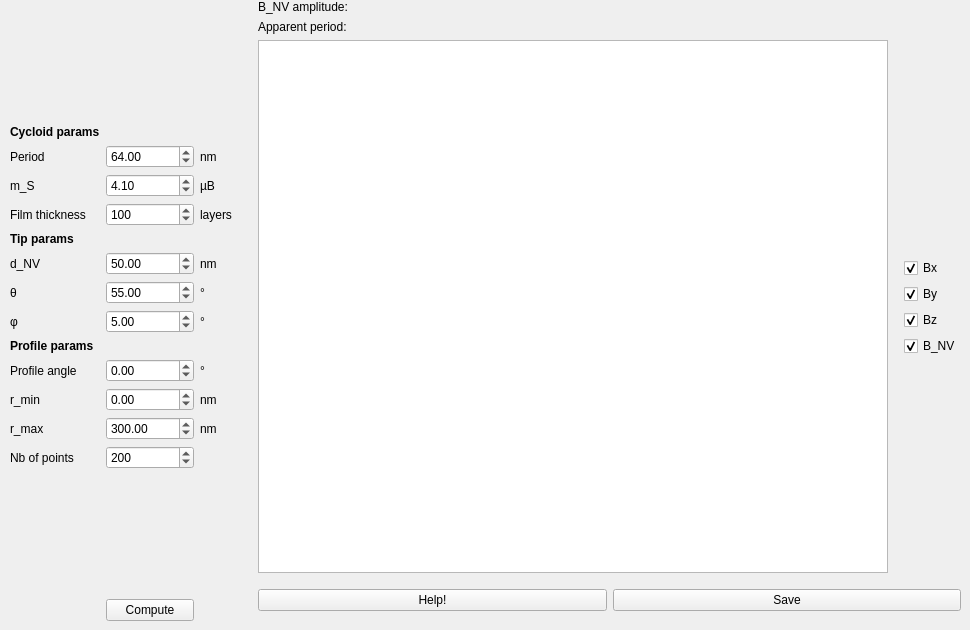
    <widget class="QWidget" name="tab_3">
     <attribute name="title">
      <string>111, type 1, P oop</string>
     </attribute>
     <widget class="QWidget" name="horizontalLayoutWidget_5">
      <property name="geometry">
       <rect>
        <x>0</x>
        <y>0</y>
        <width>961</width>
        <height>621</height>
       </rect>
      </property>
      <layout class="QHBoxLayout" name="horizontalLayout_7">
       <property name="leftMargin">
        <number>0</number>
       </property>
       <item>
        <layout class="QGridLayout" name="gridLayout_4">
         <property name="leftMargin">
          <number>10</number>
         </property>
         <property name="rightMargin">
          <number>10</number>
         </property>
         <item row="10" column="0">
          <widget class="QLabel" name="label_63">
           <property name="font">
            <font>
             <weight>75</weight>
             <bold>true</bold>
            </font>
           </property>
           <property name="text">
            <string>Profile params</string>
           </property>
          </widget>
         </item>
         <item row="2" column="2">
          <widget class="QLabel" name="label_41">
           <property name="text">
            <string>nm</string>
           </property>
          </widget>
         </item>
         <item row="4" column="2">
          <widget class="QLabel" name="label_36">
           <property name="text">
            <string>layers</string>
           </property>
          </widget>
         </item>
         <item row="4" column="1">
          <widget class="QSpinBox" name="t_111_spinBox">
           <property name="locale">
            <locale language="English" country="UnitedStates"/>
           </property>
           <property name="maximum">
            <number>999999</number>
           </property>
           <property name="value">
            <number>100</number>
           </property>
           <property name="displayIntegerBase">
            <number>10</number>
           </property>
          </widget>
         </item>
         <item row="3" column="1">
          <widget class="QDoubleSpinBox" name="mS_111_doubleSpinBox">
           <property name="locale">
            <locale language="English" country="UnitedStates"/>
           </property>
           <property name="value">
            <double>4.100000000000000</double>
           </property>
          </widget>
         </item>
         <item row="9" column="0">
          <widget class="QLabel" name="label_42">
           <property name="text">
            <string>φ</string>
           </property>
          </widget>
         </item>
         <item row="3" column="2">
          <widget class="QLabel" name="label_35">
           <property name="text">
            <string>µB</string>
           </property>
          </widget>
         </item>
         <item row="13" column="2">
          <widget class="QLabel" name="label_68">
           <property name="text">
            <string>nm</string>
           </property>
          </widget>
         </item>
         <item row="9" column="1">
          <widget class="QDoubleSpinBox" name="phi_111_doubleSpinBox">
           <property name="locale">
            <locale language="English" country="UnitedStates"/>
           </property>
           <property name="minimum">
            <double>-360.000000000000000</double>
           </property>
           <property name="maximum">
            <double>360.000000000000000</double>
           </property>
           <property name="value">
            <double>5.000000000000000</double>
           </property>
          </widget>
         </item>
         <item row="11" column="0">
          <widget class="QLabel" name="label_39">
           <property name="text">
            <string>Profile angle</string>
           </property>
          </widget>
         </item>
         <item row="6" column="2">
          <widget class="QLabel" name="label_46">
           <property name="text">
            <string>nm</string>
           </property>
          </widget>
         </item>
         <item row="13" column="0">
          <widget class="QLabel" name="label_65">
           <property name="text">
            <string>r_max</string>
           </property>
          </widget>
         </item>
         <item row="13" column="1">
          <widget class="QDoubleSpinBox" name="xmax_111_doubleSpinBox">
           <property name="locale">
            <locale language="English" country="UnitedStates"/>
           </property>
           <property name="minimum">
            <double>-999999.000000000000000</double>
           </property>
           <property name="maximum">
            <double>999999.989999999990687</double>
           </property>
           <property name="value">
            <double>300.000000000000000</double>
           </property>
          </widget>
         </item>
         <item row="6" column="0">
          <widget class="QLabel" name="label_45">
           <property name="text">
            <string>d_NV</string>
           </property>
          </widget>
         </item>
         <item row="3" column="0">
          <widget class="QLabel" name="label_47">
           <property name="text">
            <string>m_S</string>
           </property>
          </widget>
         </item>
         <item row="2" column="0">
          <widget class="QLabel" name="label_38">
           <property name="text">
            <string>Period</string>
           </property>
          </widget>
         </item>
         <item row="9" column="2">
          <widget class="QLabel" name="label_43">
           <property name="text">
            <string>°</string>
           </property>
          </widget>
         </item>
         <item row="5" column="0">
          <widget class="QLabel" name="label_50">
           <property name="font">
            <font>
             <weight>75</weight>
             <bold>true</bold>
            </font>
           </property>
           <property name="text">
            <string>Tip params</string>
           </property>
          </widget>
         </item>
         <item row="1" column="0">
          <widget class="QLabel" name="label_37">
           <property name="font">
            <font>
             <weight>75</weight>
             <bold>true</bold>
            </font>
           </property>
           <property name="text">
            <string>Cycloid params</string>
           </property>
          </widget>
         </item>
         <item row="14" column="1">
          <widget class="QSpinBox" name="nb_pts_111_spinBox">
           <property name="locale">
            <locale language="English" country="UnitedStates"/>
           </property>
           <property name="maximum">
            <number>5000</number>
           </property>
           <property name="value">
            <number>200</number>
           </property>
          </widget>
         </item>
         <item row="14" column="0">
          <widget class="QLabel" name="label_66">
           <property name="text">
            <string>Nb of points</string>
           </property>
          </widget>
         </item>
         <item row="12" column="1">
          <widget class="QDoubleSpinBox" name="xmin_111_doubleSpinBox">
           <property name="locale">
            <locale language="English" country="UnitedStates"/>
           </property>
           <property name="minimum">
            <double>-999999.000000000000000</double>
           </property>
           <property name="maximum">
            <double>999999.989999999990687</double>
           </property>
          </widget>
         </item>
         <item row="11" column="1">
          <widget class="QDoubleSpinBox" name="prof_111_doubleSpinBox">
           <property name="locale">
            <locale language="English" country="UnitedStates"/>
           </property>
           <property name="minimum">
            <double>-360.000000000000000</double>
           </property>
           <property name="maximum">
            <double>360.000000000000000</double>
           </property>
           <property name="value">
            <double>0.000000000000000</double>
           </property>
          </widget>
         </item>
         <item row="12" column="2">
          <widget class="QLabel" name="label_67">
           <property name="text">
            <string>nm</string>
           </property>
          </widget>
         </item>
         <item row="6" column="1">
          <widget class="QDoubleSpinBox" name="dNV_111_doubleSpinBox">
           <property name="locale">
            <locale language="English" country="UnitedStates"/>
           </property>
           <property name="maximum">
            <double>999.990000000000009</double>
           </property>
           <property name="value">
            <double>50.000000000000000</double>
           </property>
          </widget>
         </item>
         <item row="11" column="2">
          <widget class="QLabel" name="label_48">
           <property name="text">
            <string>°</string>
           </property>
          </widget>
         </item>
         <item row="12" column="0">
          <widget class="QLabel" name="label_64">
           <property name="text">
            <string>r_min</string>
           </property>
          </widget>
         </item>
         <item row="7" column="0">
          <widget class="QLabel" name="label_40">
           <property name="text">
            <string>θ</string>
           </property>
          </widget>
         </item>
         <item row="0" column="1">
          <spacer name="verticalSpacer_12">
           <property name="orientation">
            <enum>Qt::Vertical</enum>
           </property>
           <property name="sizeHint" stdset="0">
            <size>
             <width>20</width>
             <height>40</height>
            </size>
           </property>
          </spacer>
         </item>
         <item row="2" column="1">
          <widget class="QDoubleSpinBox" name="period_111_doubleSpinBox">
           <property name="locale">
            <locale language="English" country="UnitedStates"/>
           </property>
           <property name="decimals">
            <number>2</number>
           </property>
           <property name="maximum">
            <double>9999.989999999999782</double>
           </property>
           <property name="value">
            <double>64.000000000000000</double>
           </property>
          </widget>
         </item>
         <item row="7" column="1">
          <widget class="QDoubleSpinBox" name="theta_111_doubleSpinBox">
           <property name="locale">
            <locale language="English" country="UnitedStates"/>
           </property>
           <property name="minimum">
            <double>-360.000000000000000</double>
           </property>
           <property name="maximum">
            <double>360.000000000000000</double>
           </property>
           <property name="value">
            <double>55.000000000000000</double>
           </property>
          </widget>
         </item>
         <item row="4" column="0">
          <widget class="QLabel" name="label_44">
           <property name="text">
            <string>Film thickness</string>
           </property>
          </widget>
         </item>
         <item row="7" column="2">
          <widget class="QLabel" name="label_49">
           <property name="text">
            <string>°</string>
           </property>
          </widget>
         </item>
         <item row="15" column="1">
          <spacer name="verticalSpacer_11">
           <property name="orientation">
            <enum>Qt::Vertical</enum>
           </property>
           <property name="sizeHint" stdset="0">
            <size>
             <width>20</width>
             <height>40</height>
            </size>
           </property>
          </spacer>
         </item>
         <item row="16" column="1">
          <widget class="QPushButton" name="compute_111_pushButton">
           <property name="text">
            <string>Compute</string>
           </property>
          </widget>
         </item>
        </layout>
       </item>
       <item>
        <layout class="QVBoxLayout" name="verticalLayout_5">
         <property name="leftMargin">
          <number>10</number>
         </property>
         <property name="bottomMargin">
          <number>10</number>
         </property>
         <item>
          <widget class="QLabel" name="ampl_111_label">
           <property name="locale">
            <locale language="English" country="UnitedStates"/>
           </property>
           <property name="text">
            <string>B_NV amplitude:</string>
           </property>
          </widget>
         </item>
         <item>
          <widget class="QLabel" name="period_111_label">
           <property name="locale">
            <locale language="English" country="UnitedStates"/>
           </property>
           <property name="text">
            <string>Apparent period:</string>
           </property>
          </widget>
         </item>
         <item>
          <layout class="QHBoxLayout" name="horizontalLayout_8">
           <item>
            <widget class="PlotWidget" name="type1_111_graphicsView"/>
           </item>
           <item>
            <layout class="QVBoxLayout" name="verticalLayout_6">
             <property name="leftMargin">
              <number>10</number>
             </property>
             <item>
              <spacer name="verticalSpacer_14">
               <property name="orientation">
                <enum>Qt::Vertical</enum>
               </property>
               <property name="sizeHint" stdset="0">
                <size>
                 <width>20</width>
                 <height>40</height>
                </size>
               </property>
              </spacer>
             </item>
             <item>
              <widget class="QCheckBox" name="Bx_111_checkBox">
               <property name="text">
                <string>Bx</string>
               </property>
               <property name="checked">
                <bool>true</bool>
               </property>
              </widget>
             </item>
             <item>
              <widget class="QCheckBox" name="By_111_checkBox">
               <property name="text">
                <string>By</string>
               </property>
               <property name="checked">
                <bool>true</bool>
               </property>
              </widget>
             </item>
             <item>
              <widget class="QCheckBox" name="Bz_111_checkBox">
               <property name="text">
                <string>Bz</string>
               </property>
               <property name="checked">
                <bool>true</bool>
               </property>
              </widget>
             </item>
             <item>
              <widget class="QCheckBox" name="BNV_111_checkBox">
               <property name="text">
                <string>B_NV</string>
               </property>
               <property name="checked">
                <bool>true</bool>
               </property>
              </widget>
             </item>
             <item>
              <spacer name="verticalSpacer_15">
               <property name="orientation">
                <enum>Qt::Vertical</enum>
               </property>
               <property name="sizeHint" stdset="0">
                <size>
                 <width>20</width>
                 <height>40</height>
                </size>
               </property>
              </spacer>
             </item>
            </layout>
           </item>
          </layout>
         </item>
         <item>
          <layout class="QHBoxLayout" name="horizontalLayout_9">
           <property name="topMargin">
            <number>10</number>
           </property>
           <item>
            <widget class="QPushButton" name="help_111_pushButton">
             <property name="text">
              <string>Help!</string>
             </property>
            </widget>
           </item>
           <item>
            <widget class="QPushButton" name="save_111_pushButton">
             <property name="text">
              <string>Save</string>
             </property>
            </widget>
           </item>
          </layout>
         </item>
        </layout>
       </item>
      </layout>
     </widget>
    </widget>
